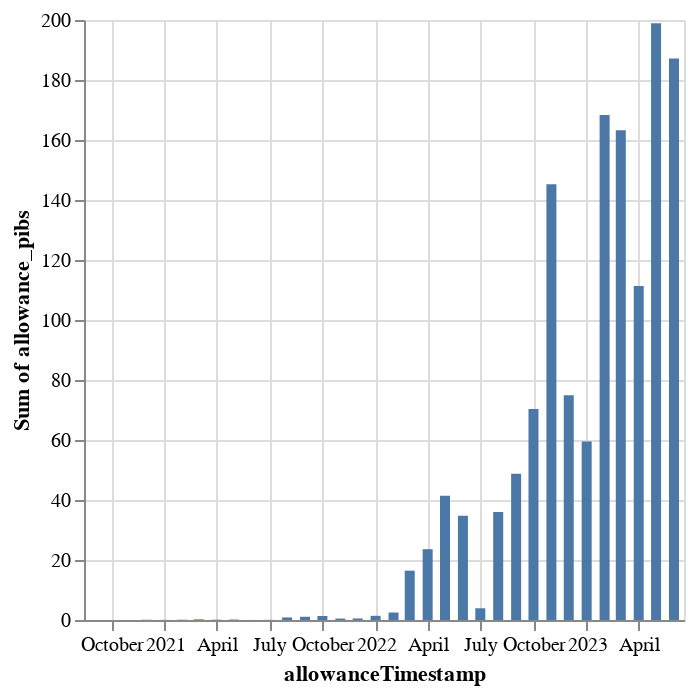

This figure's notebook cell:
### Code cell
allowance_historic_data = pd.DataFrame(
    requests.get(url + "api/getAllowanceHistoricData").json()
)
# Cast allowance to int and allowanceTimestamp to datetime
allowance_historic_data["allowance_pibs"] = (
    allowance_historic_data["allowance"].astype(int) / 1024**5
)
allowance_historic_data["allowanceTimestamp"] = pd.to_datetime(
    allowance_historic_data["allowanceTimestamp"]
)

# Monthly allowance (thicker bars)
alt.Chart(allowance_historic_data).mark_bar().encode(
    alt.X("allowanceTimestamp:T"),
    y="sum(allowance_pibs)",
    tooltip=["sum(allowance_pibs)"],
).properties(width="container")

### Figure 1 — Vega-Lite specification as saved in the notebook (floating-point values rounded to 4 significant figures)
{"config": {"view": {"continuousWidth": 300, "continuousHeight": 300}}, "data": {"name": "data-f43b67a9ed926f54086f73a9cdc7be3a"}, "mark": {"type": "bar"}, "encoding": {"tooltip": [{"aggregate": "sum", "field": "allowance_pibs", "type": "quantitative"}], "x": {"field": "allowanceTimestamp", "type": "temporal"}, "y": {"aggregate": "sum", "field": "allowance_pibs", "type": "quantitative"}}, "width": "container", "$schema": "https://vega.github.io/schema/vega-lite/v5.8.0.json", "datasets": {"data-f43b67a9ed926f54086f73a9cdc7be3a": [{"allowance": "100000000", "allowanceTimestamp": "2020-09-01T00:00:00+00:00", "allowance_pibs": 8.882e-08}, {"allowance": "3083359738368", "allowanceTimestamp": "2020-11-01T00:00:00+00:00", "allowance_pibs": 0.002739}, {"allowance": "85899345920000", "allowanceTimestamp": "2020-12-01T00:00:00+00:00", "allowance_pibs": 0.07629}, {"allowance": "39728447488000", "allowanceTimestamp": "2021-01-01T00:00:00+00:00", "allowance_pibs": 0.03529}, {"allowance": "105323335516160", "allowanceTimestamp": "2021-02-01T00:00:00+00:00", "allowance_pibs": 0.09355}, {"allowance": "250200971418829", "allowanceTimestamp": "2021-03-01T00:00:00+00:00", "allowance_pibs": 0.2222}, {"allowance": "108428222663885", "allowanceTimestamp": "2021-04-01T00:00:00+00:00", "allowance_pibs": 0.0963}, {"allowance": "166715598045184", "allowanceTimestamp": "2021-05-01T00:00:00+00:00", "allowance_pibs": 0.1481}, {"allowance": "12683038425088", "allowanceTimestamp": "2021-06-01T00:00:00+00:00", "allowance_pibs": 0.01126}, {"allowance": "50266149748736", "allowanceTimestamp": "2021-07-01T00:00:00+00:00", "allowance_pibs": 0.04465}, {"allowance": "963573765373952", "allowanceTimestamp": "2021-08-01T00:00:00+00:00", "allowance_pibs": 0.8558}, {"allowance": "1207723328798720", "allowanceTimestamp": "2021-09-01T00:00:00+00:00", "allowance_pibs": 1.073}, {"allowance": "1494927896739840", "allowanceTimestamp": "2021-10-01T00:00:00+00:00", "allowance_pibs": 1.328}, {"allowance": "533035506204672", "allowanceTimestamp": "2021-11-01T00:00:00+00:00", "allowance_pibs": 0.4734}, {"allowance": "583476571701248", "allowanceTimestamp": "2021-12-01T00:00:00+00:00", "allowance_pibs": 0.5182}, {"allowance": "1567233566310400", "allowanceTimestamp": "2022-01-01T00:00:00+00:00", "allowance_pibs": 1.392}, {"allowance": "2802865592598528", "allowanceTimestamp": "2022-02-01T00:00:00+00:00", "allowance_pibs": 2.489}, {"allowance": "18513993400319998", "allowanceTimestamp": "2022-03-01T00:00:00+00:00", "allowance_pibs": 16.44}, {"allowance": "26573628208484180", "allowanceTimestamp": "2022-04-01T00:00:00+00:00", "allowance_pibs": 23.6}, {"allowance": "46623934331161144", "allowanceTimestamp": "2022-05-01T00:00:00+00:00", "allowance_pibs": 41.41}, {"allowance": "39102949066853576", "allowanceTimestamp": "2022-06-01T00:00:00+00:00", "allowance_pibs": 34.73}, {"allowance": "4402296381243392", "allowanceTimestamp": "2022-07-01T00:00:00+00:00", "allowance_pibs": 3.91}, {"allowance": "40499035702611141", "allowanceTimestamp": "2022-08-01T00:00:00+00:00", "allowance_pibs": 35.97}, {"allowance": "54911231096394871", "allowanceTimestamp": "2022-09-01T00:00:00+00:00", "allowance_pibs": 48.77}, {"allowance": "79193092415322844", "allowanceTimestamp": "2022-10-01T00:00:00+00:00", "allowance_pibs": 70.34}, {"allowance": "163507262285435363", "allowanceTimestamp": "2022-11-01T00:00:00+00:00", "allowance_pibs": 145.2}, {"allowance": "84347656012132514", "allowanceTimestamp": "2022-12-01T00:00:00+00:00", "allowance_pibs": 74.92}, {"allowance": "66985746185479784", "allowanceTimestamp": "2023-01-01T00:00:00+00:00", "allowance_pibs": 59.5}, {"allowance": "189572134180141137", "allowanceTimestamp": "2023-02-01T00:00:00+00:00", "allowance_pibs": 168.4}, {"allowance": "183834457249949945", "allowanceTimestamp": "2023-03-01T00:00:00+00:00", "allowance_pibs": 163.3}, {"allowance": "125369160785356396", "allowanceTimestamp": "2023-04-01T00:00:00+00:00", "allowance_pibs": 111.4}, {"allowance": "223931590368789796", "allowanceTimestamp": "2023-05-01T00:00:00+00:00", "allowance_pibs": 198.9}, {"allowance": "210743083083791077", "allowanceTimestamp": "2023-06-01T00:00:00+00:00", "allowance_pibs": 187.2}]}}
